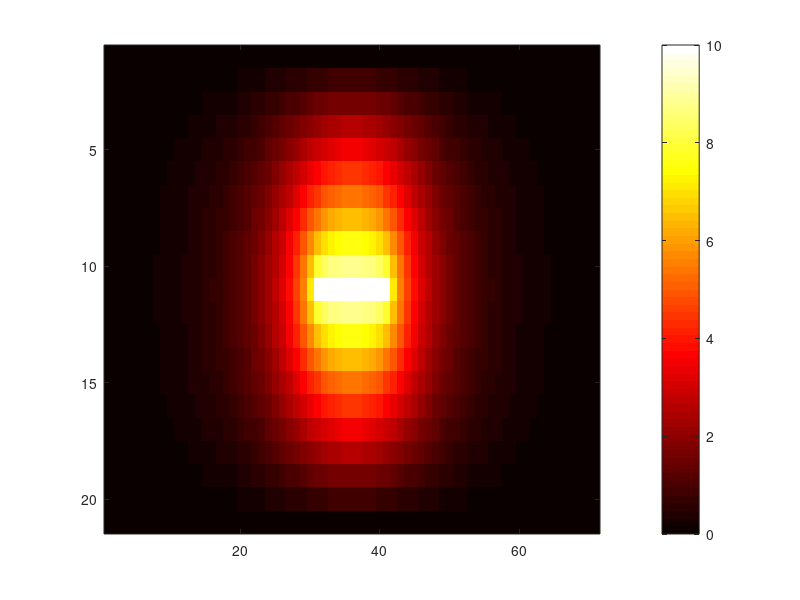
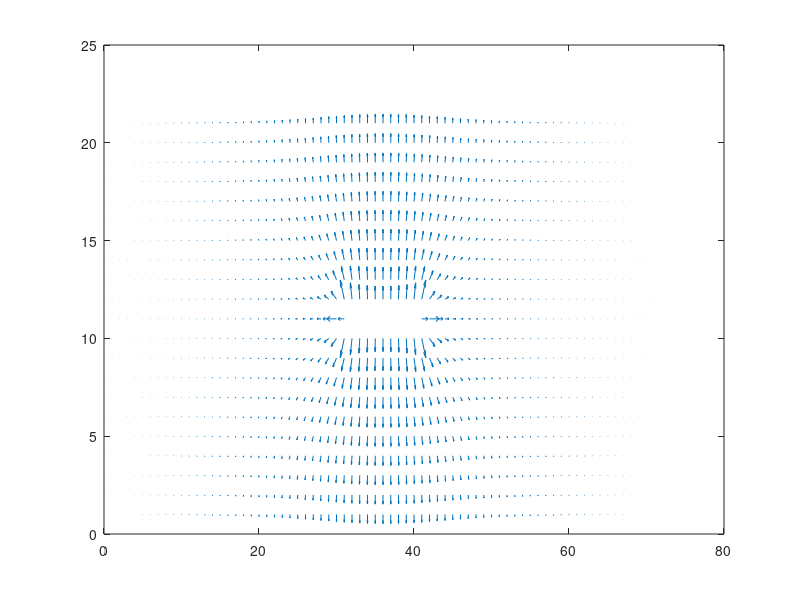
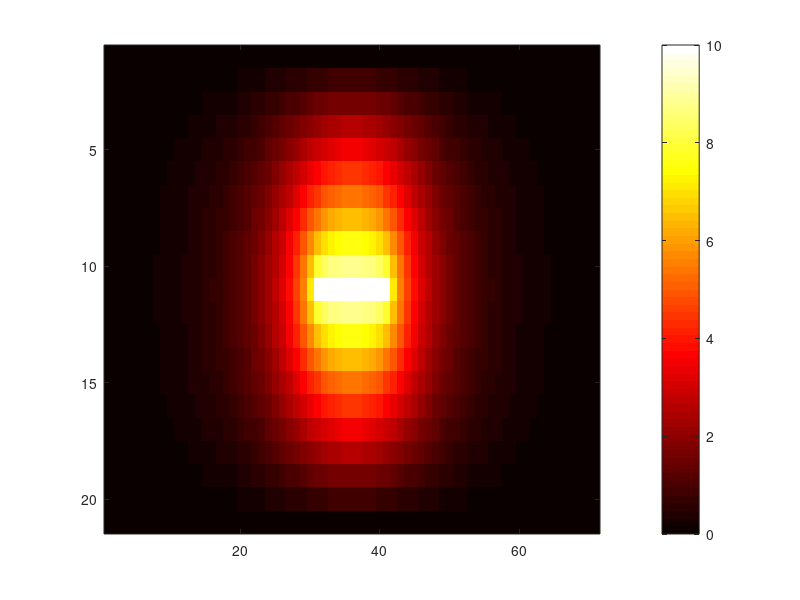
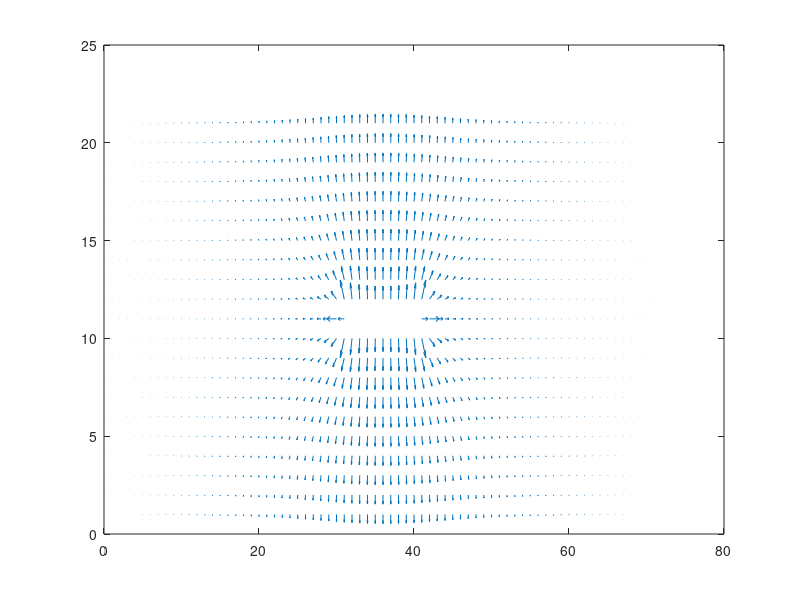

MATLAB code for these plots, in order:
%% %%%%%%%%%%%%%%%%%%%%%%%%%%%%%%%%%%%%%%%%%%%%% %%
%% Computation for Transmission Line Geometry    %%
%% Anthony Gasbarro                              %%
%% EE 675                                        %%    
%% %%%%%%%%%%%%%%%%%%%%%%%%%%%%%%%%%%%%%%%%%%%%% %%
clearvars;
close all;
clc;
%% Given Data Parameters %%

%Dimensions of TL
    height = 2; %overall height given as 2.02, rounded down to 2
    width= 7;  %overall width

%Conductor Parameters
    widthConductor = 1.00; 
    thicknessConductor = 0; %Assume thickness to be zero
%Dielectric Parameters
    heightDielectric = 1.00; %dielectric height per given data
    ErDielectric = 9.6;
    
%Universal Constants
    E0 = 8.854*10^(-12); %permittivity of free space (F/m)
    c = 299792458; %speed of light in a vaccuum(m/s)


%% Adjustable parameters %%

%potential of the conductor 
    phiConductor = 10.00; 

%size of mesh
    h = 0.1;
    
%Contour Distance from Center Conductor
%this is a value that the distance from the center conductor is divided by
    contour = 2;
    
%User can designate potential for edges
    leftPotential = 0;
    rightPotential = 0;
    topPotential = 0;
    bottomPotential = 0;

%% Generation of Matrices A and B %%

%dimensions of points for phi matrix
    colMax = (width/h)-1;
    rowMax = (height/h)-1; 

%determine 'n' for A matrix    
    nodesTotal = rowMax*colMax;
    
%determine given parameter dimensions as nodes in the phi matrix
    
    %height of dielectric nodes along y axis, and section above
        yDielectric = (heightDielectric/h);
        yAboveDielectric = rowMax - yDielectric;
        
    %width of conductor nodes along x axis, and sections to side
        xConductorWidth = (widthConductor/h) + 1;
        xNextToConductor = (colMax - xConductorWidth)/2;
    

%The whole computation will run two times consecutively
%the first run will find capacitance with all air 
%the second run will compute capacitance with Dielectric
for run = 1:2   
    if(run == 1)
        Er = 1; %set capacitance for air
    else
        Er = ErDielectric;
        capacitanceAir = capacitance;
        outputMatrixAir = outputMatrix;
        phiMatrixAir = phiMatrix;
        AmatrixAir = Amatrix;
        BmatrixAir = Bmatrix;
    end
    
    % generate 'A' Matrix with diagonal -4's, along with empty 'B' matrix
    Amatrix = eye(nodesTotal, nodesTotal)*-4;
    Bmatrix = zeros(nodesTotal, 1);
   
    % iterate through each row to fill in 'A' and 'B' matrices
    % 'i' is used as the iterator throughout the 'A' and 'B' matrices
    % x,y are used to determine position within the phi matrix
    for i = 1:nodesTotal

        %create an x,y point for reference in the phi matrix
        %y is determined as the modulus of x since, y-axis for tables 
        %are inversed from typical i,j notation
        x = mod(i,colMax);
        y = fix(i/colMax)+1; 

        %account for rows that are divisible by rmax
        if(x == 0)
            x = colMax;
            y = y-1;
        end

        %Conditional flags for special conditions
        %above, below, left, right of, and at conductor
        %left, right, top, bottom edges of mesh
        %conditional flags are set by if statements below 
        %all flags are initialized to zero at each loop iteration

            aboveConductor = 0; %current x-position is just above conductor
            belowConductor = 0; %current x-position is just below conductor
            onConductor = 0; %current x,y position is on top of the conductor
            leftOfConductor = 0;
            rightOfConductor = 0;
            leftEdge = 0;
            rightEdge = 0;
            topEdge = 0;
            bottomEdge = 0;

        % The following computations are broken into two major sections
        % when at the dielectric interface and when not at the interface
        % Base case is when not at dielectric interface
        if(y ~= yAboveDielectric+1)

            %Determine if at nodes above/below conductor
            %first check if x-position is within conductor bounds
            %then check if at a node directly above or below and mark flag
            %then finally calculate value stored in Bmatrix by subtracting
            if((x > xNextToConductor) && (x <= (xNextToConductor + xConductorWidth)))
                if(y == yAboveDielectric)
                    aboveConductor = 1;
                    Bmatrix(i) = Bmatrix(i) - phiConductor;
                elseif(y == yAboveDielectric + 2)
                    belowConductor = 1;
                    Bmatrix(i) = Bmatrix(i) - phiConductor;
                end
            end 

            % This section determines if at an Edge in the phi matrix
            % and subtracts potential from 'B' matrix element 
            % first a flag is set to determine if at a boundary,
            % then potential is updated based on input values above  
            if(x == 1)
                leftEdge = 1;
                Bmatrix(i) = Bmatrix(i) - leftPotential;
            end

            if(x == colMax)
                rightEdge=1;
                Bmatrix(i) = Bmatrix(i) - rightPotential;
            end

            if(y == 1)
                topEdge=1;
                Bmatrix(i) = Bmatrix(i) - topPotential;
            end

            if(y == rowMax)
                bottomEdge=1;
                Bmatrix(i) = Bmatrix(i) - bottomPotential;
            end

            %The set the 1's if no edge or conductor nearby
            if(leftEdge == 0)
                Amatrix(i,i-1) = 1;
            end
            if(rightEdge == 0)
                Amatrix(i,i+1) = 1;
            end
            if(topEdge == 0 && belowConductor == 0)
                Amatrix(i, i-colMax) = 1;
            end
            if(bottomEdge == 0 && aboveConductor == 0)
                Amatrix(i, i+colMax) = 1;
            end


        % The 'else' case below handles second major section where 
        % 'y' is AT THE DIELECTRIC INTERFACE
        % this section is broken into the following cases: 
        %   -between conductor and edge 
        %   -on the conductor 
        %   -directly to the left/right of conductor,
        %   -and at an matrix edge 
        %   -if at interface with no edge or conductor
        else

            % Determine if NOT on the conductor and compute potential
            if(x <= xNextToConductor || x>xConductorWidth+xNextToConductor)
                Amatrix(i,i) = -4*(Er + 1);

            % if ON conductor set flag and set 'A' and 'B' matrix values  
            else
                onConductor = 1;
                Amatrix(i,i) = 1;
                Bmatrix(i) = phiConductor;

            end

            % The following section accounts for if directly to the left then if
            % directly to the right of the conductor 
            if(onConductor == 0)
                if(x == xNextToConductor) 
                    leftOfConductor = 1;
                    Bmatrix(i) = Bmatrix(i) - (Er + 1)*phiConductor;

                elseif(x == (xConductorWidth + xNextToConductor + 1))
                    rightOfConductor = 1;
                    Bmatrix(i) = Bmatrix(i) - (Er + 1)*phiConductor;  
                end

                % The next section is for determining edge calculations 
                % while at the dielectric interface
                if(x == 1)
                    leftEdge = 1;
                    Bmatrix(i) = Bmatrix(i) - (Er + 1)*leftPotential;
                end

                if(x == colMax)
                    rightEdge = 1;
                    Bmatrix(i) = Bmatrix(i) - (Er + 1)*rightPotential;
                end

                if(y == 1)
                    topEdge = 1;
                    Bmatrix(i) = Bmatrix(i) - topPotential*2;
                end 

                if(y == rowMax)
                    bottomEdge = 1;
                    Bmatrix(i) = (i) - Er*bottomPotential*2;
                end

                %This section handles cases where there is no conductor and
                %no edge adjacent to the node
                if(leftEdge == 0 && rightOfConductor == 0) 
                    Amatrix(i, i-1) = Er+1; 
                end
                if(rightEdge == 0 && leftOfConductor == 0)
                    Amatrix(i, i+1) = Er+1;
                end
                if(topEdge == 0)
                    Amatrix(i, i-colMax) = 2;
                end
                if(bottomEdge == 0)
                    Amatrix(i, i+colMax) = Er*2;
                end
            end
        end
    end

    %% Generate phi Matrix and place values in Output matrix


    % Multiply 'A' matrix by inverse 'B' matrix to create Phi Matrix
    phiMatrix = mldivide(Amatrix, Bmatrix);

    % Create Output Matrix to store Phi Outputs
    outputMatrix = zeros(rowMax+2, colMax+2);

    %Create dimension references for output matrix
        rowMaxOutput = rowMax + 2;
        colMaxOutput = colMax + 2;

        % set user input potential values to output matrix boundaries
        for i = 2:rowMax+1
            outputMatrix(i,1) = leftPotential;
        end

        for i = 2:rowMax+1
            outputMatrix(i,rowMax+2) = rightPotential;
        end

        for i = 2:colMax+1
            outputMatrix(1, i) = topPotential;
        end

        for i = 2:colMax+1
            outputMatrix(rowMax+2, i) = bottomPotential;
        end

        % Iterate through phi matrix and place values inside of output Matrix
        i = 1;
        for x = 2:rowMax+1
            for y = 2:colMax+1
                 outputMatrix(x,y) = phiMatrix(i);
                 i = i+1;
            end
        end

     %% Compute Capacitance Based on Output Matrix and Contour   

    % initialize charge value to zero
        q = 0;

    % The following calculates the contour based on the fraction input when
    % initalizing variables
        leftContour = fix((colMaxOutput - xConductorWidth)/(2*contour))+1;
        rightContour = colMaxOutput - leftContour;
        topContour = fix((rowMaxOutput - yDielectric)/contour)+1;
        bottomContour = rowMaxOutput - fix(yDielectric/contour);

     yDielectricInterface =  rowMaxOutput-yDielectric - 1; 
     
     %Iterate through contour and determine charge by adding up values in each
     %cell of the output matrix three situations are taken into account whether
     %a particular node is at the above, at, or below the dielectric interface
     %first iterate top to bottom doing both inside and outside left/right sides
     for i = topContour+1:bottomContour-1

         %for above the Dielectric Interface
         %only factor E0, permitivity in air
         %take both sides and divide by two
         if(i < yDielectricInterface)
             q = q +(E0*(outputMatrix(i, leftContour-1)- outputMatrix(i, leftContour+1))/2);
             q = q +(E0*(outputMatrix(i, rightContour+1)-outputMatrix(i, rightContour-1))/2);

         %for when AT the Dielectric Interface
         %factor both E0 and ER and divide by 1/4th
         elseif(i == yDielectricInterface)
             q = q +(E0*(outputMatrix(i, leftContour-1)- outputMatrix(i, leftContour+1))/4);
             q = q +(E0*(outputMatrix(i, rightContour+1)-outputMatrix(i, rightContour-1))/4);
             q = q +(Er*E0*(outputMatrix(i, leftContour-1)- outputMatrix(i, leftContour+1))/4);
             q = q +(Er*E0*(outputMatrix(i, rightContour+1)-outputMatrix(i, rightContour-1))/4);
         else
             q = q +(Er*E0*(outputMatrix(i, leftContour-1)- outputMatrix(i, leftContour+1))/2);
             q = q +(Er*E0*(outputMatrix(i, rightContour+1)-outputMatrix(i, rightContour-1))/2);

         end

     end

    %next iterate from left to right while computing top and bottom
    %top side only factors E0 since it is above Dielectric Interface
    for i = leftContour+1:rightContour-1
        q = q +(E0*(outputMatrix(topContour-1, i)- outputMatrix(topContour+1, i))/2);
        q = q +(Er*E0*(outputMatrix(bottomContour+1, i)-outputMatrix(bottomContour-1, i))/2);
    end

    %use final accumulated charge value to compute capacitance
    capacitance = -q/phiConductor;

end
%% Compute Impedance and Velocity of Propegation

Z = 1/(c*sqrt(capacitanceAir*capacitance));
Vp = c*sqrt(capacitanceAir/capacitance);

%% Generate output and Display on Figures

%Display Air output on heatmap
figure('Name','Air Run','NumberTitle','off');
imagesc(outputMatrixAir)
hold on
colormap(hot)
colorbar
hold off

[a, b] = gradient(outputMatrixAir);
figure('Name','Air Vector','NumberTitle','off');
quiver(-a,-b)


%Display Dielectric output on heatmap
figure('Name','Dielectric Run','NumberTitle','off');
imagesc(outputMatrix)
hold on
colormap(hot)
colorbar
hold off

[a1, b1] = gradient(outputMatrix);
figure('Name','Dielectric Vector','NumberTitle','off');
quiver(-a1,-b1)

fprintf("*************Computation Complete*************\n")
fprintf("Capacitance with Air = %d\n",capacitanceAir);
fprintf("Capacitance with Dielectric = %d\n",capacitance);
fprintf("Characteristic Impedance = %d\n", Z);
fprintf("Velocity of Propegation = %d\n",Vp);